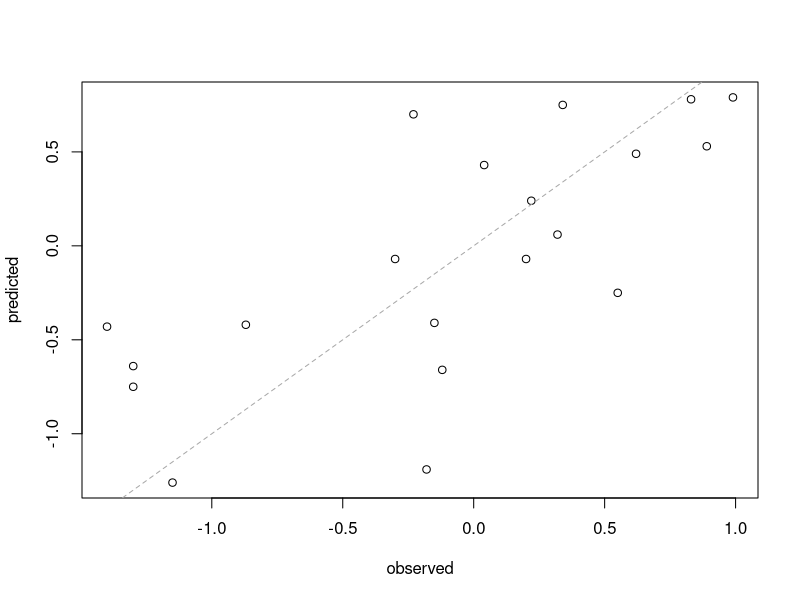
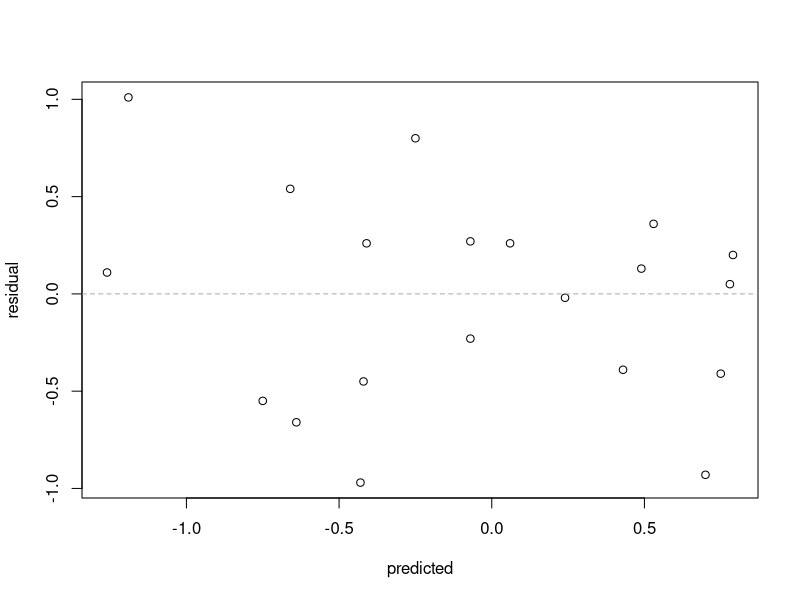

Generate these figures, in order, with R:
observed <- c(.22, .83, -.12, .89, -.23, -1.3, -0.15, -1.4, .62, .99, 
              -.18, .32, .34, -.30, .04, -.87, .55, -1.3, -1.15, .20)
predicted <- c(.24, .78, -.66, .53, .7, -.75, -.41, -.43, .49, .79,
               -1.19, .06, .75, -.07, .43, -.42, -.25, -.64, -1.26, -.07)
length(observed)
length(predicted)

library(caret)
residualValues <- observed - predicted
summary(residualValues)

plot(observed, predicted)
abline(0, 1, col = "darkgrey", lty = 2)

plot(predicted, residualValues, ylab = "residual")
abline(h = 0, col = "darkgrey", lty = 2)

R2(predicted, observed)
RMSE(predicted, observed)

cor(predicted, observed)^2

cor(predicted, observed, method = "spearman")
